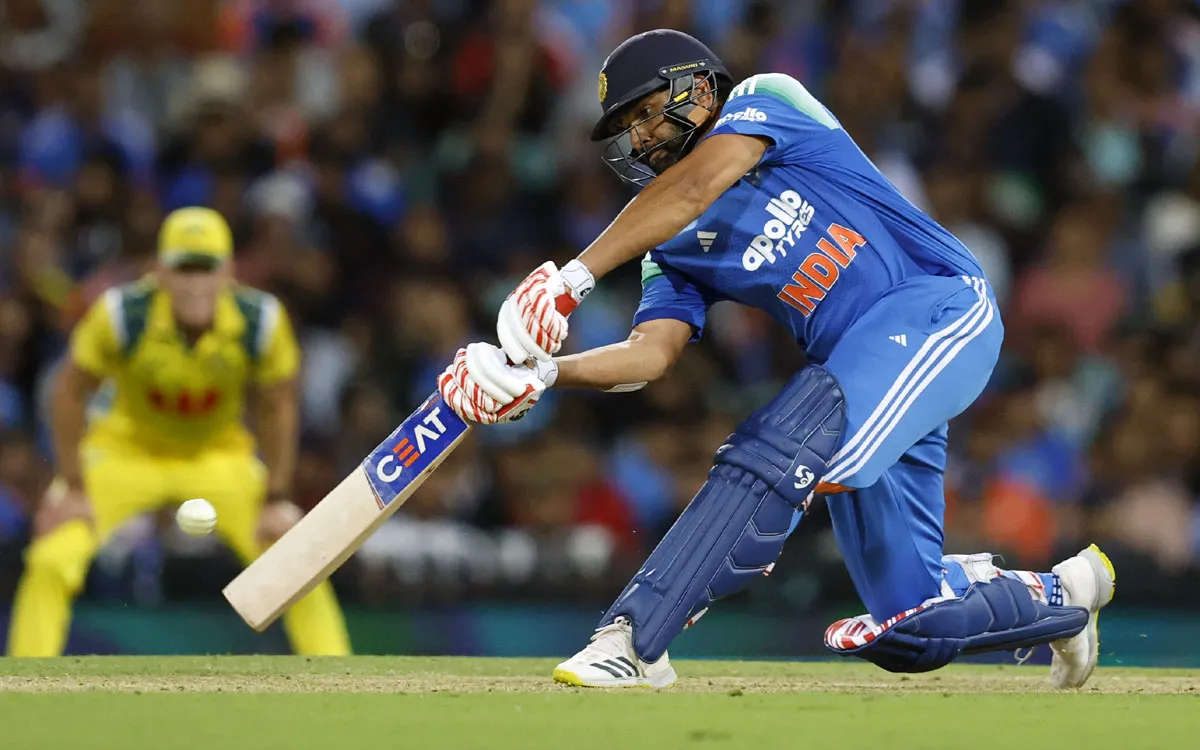
#> input picture criket.webp, 1200 x 750 px
$ jupyter execute DIPT-EXP8.ipynb
#> lines starting #> are read from the running program, lines starting #| are printed output that depends on the picture; after the words box and inside, x2 and y2 are one past the last pixel; in counts of white or black regions, pixels touching at a corner belong together
[cell 1]
import cv2
import matplotlib.pyplot as plt

img = cv2.imread("criket.webp")
#> img is the input picture: shape (750, 1200, 3); mean B, G, R 80.5, 90.8, 90.2

if img is None:
    print("Error: Image not found. Check the file path.")
else:
    img_rgb = cv2.cvtColor(img, cv2.COLOR_BGR2RGB)
    plt.imshow(img_rgb)
    plt.title("Original Image")
    plt.axis("off")
    plt.show()

[cell 2]
import cv2
import matplotlib.pyplot as plt
img = cv2.imread("criket.webp", cv2.IMREAD_GRAYSCALE)
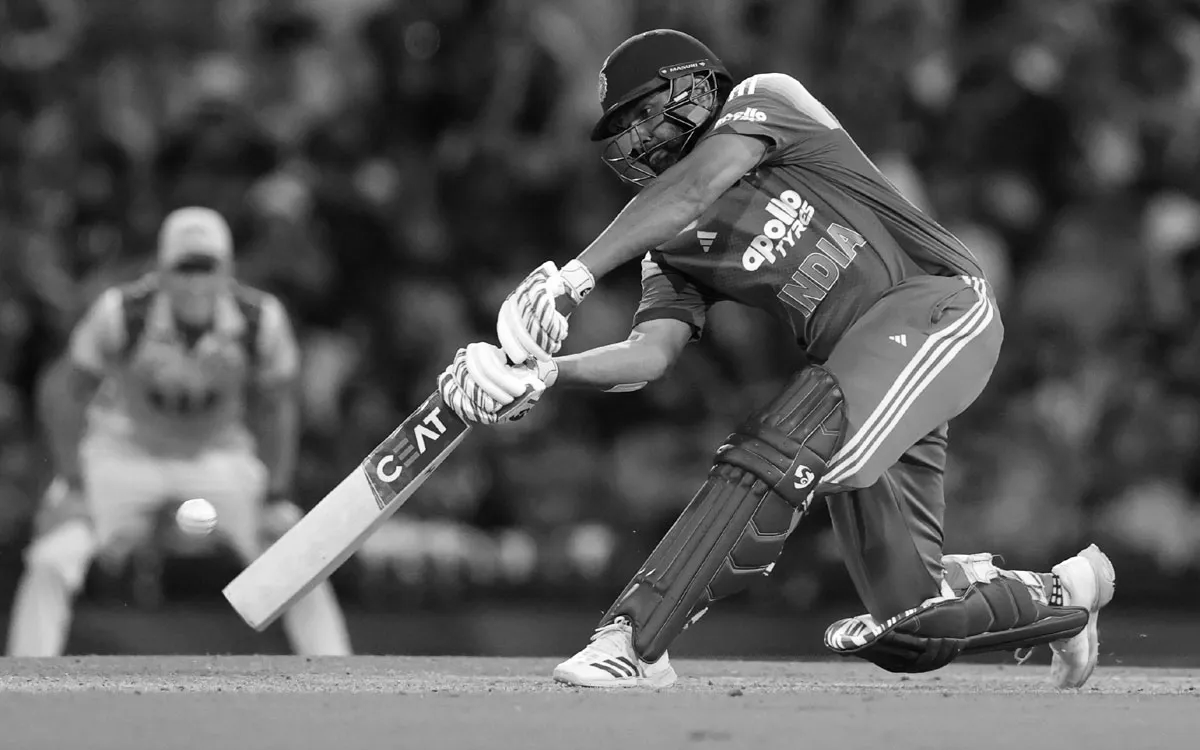
#> img: shape (750, 1200); min 0, max 255, mean 89.4
plt.imshow(img, cmap="gray")
plt.title("Original Grayscale Image")
plt.axis("off")
plt.show()

[cell 3]
import cv2
import matplotlib.pyplot as plt
img = cv2.imread("criket.webp", cv2.IMREAD_GRAYSCALE)
_, result = cv2.threshold(img, 127, 255, cv2.THRESH_BINARY)
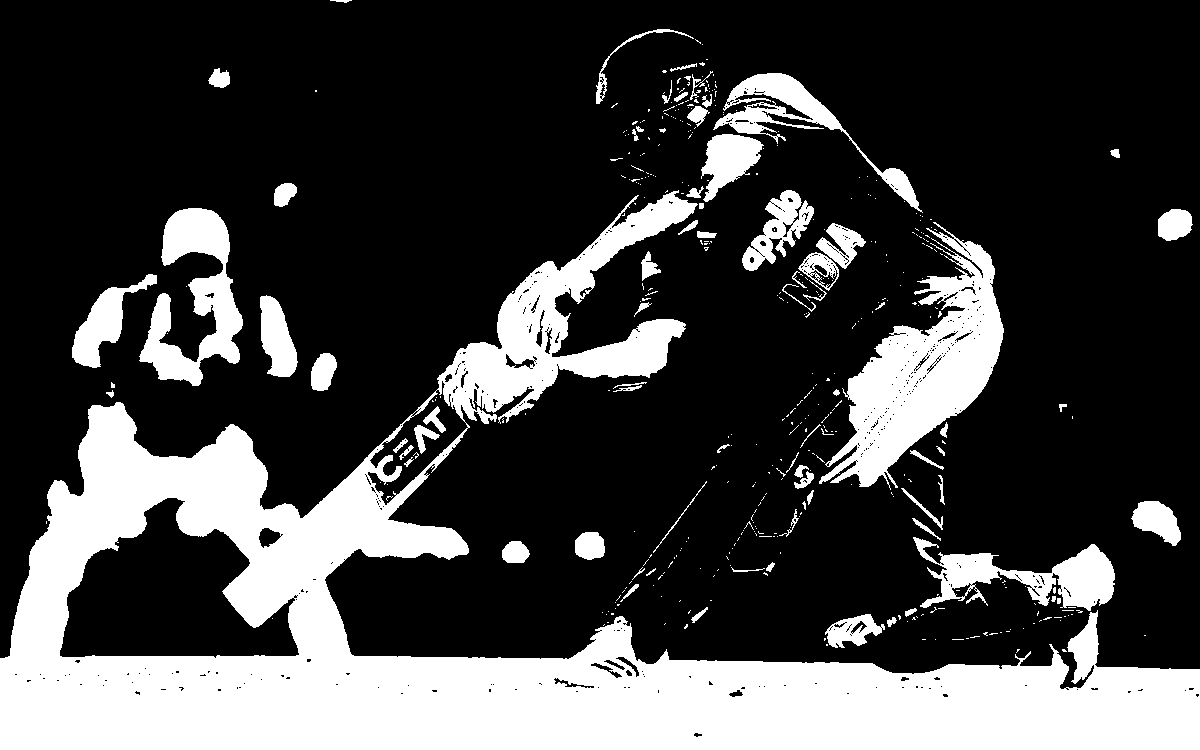
#> result: shape (750, 1200); 26.1% white; 423 white regions (346 under 20 px), largest, box (x1, y1, x2, y2) and area: (0, 190, 1200, 750) 172962, (819, 222, 1004, 490) 19257, (139, 208, 243, 386) 8302
plt.imshow(result, cmap="gray")
plt.title("Global Thresholding")
plt.axis("off")
plt.show()

[cell 4]
import cv2
import matplotlib.pyplot as plt
img = cv2.imread("criket.webp", cv2.IMREAD_GRAYSCALE)
result = cv2.adaptiveThreshold(
    img, 255,
    cv2.ADAPTIVE_THRESH_GAUSSIAN_C,
    cv2.THRESH_BINARY,
    11, 2
)
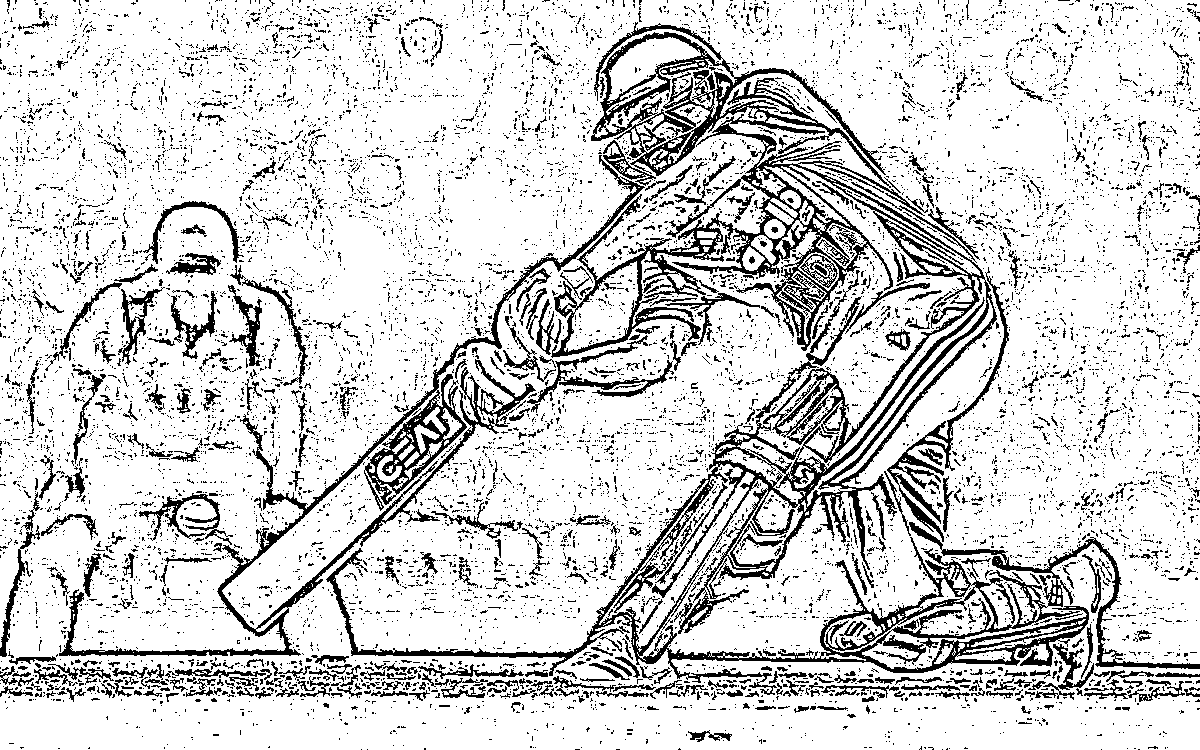
#> result: shape (750, 1200); 83.1% white; 10811 black regions (10218 under 20 px), largest, box (x1, y1, x2, y2) and area: (326, 22, 1200, 695) 55748, (59, 155, 645, 656) 12420, (887, 267, 1009, 542) 2545
plt.imshow(result, cmap="gray")
plt.title("Adaptive Thresholding")
plt.axis("off")
plt.show()

[cell 5]
import cv2
import matplotlib.pyplot as plt
img = cv2.imread("criket.webp", cv2.IMREAD_GRAYSCALE)
_, result = cv2.threshold(
    img, 0, 255,
    cv2.THRESH_BINARY + cv2.THRESH_OTSU
)
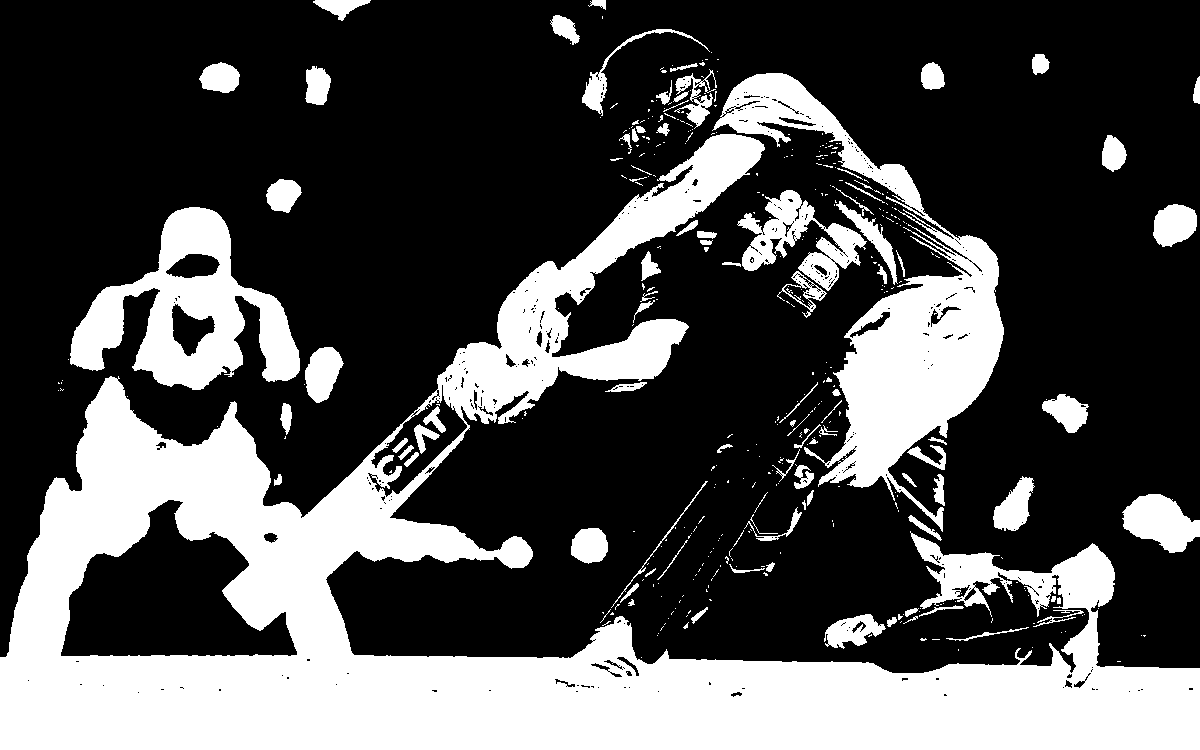
#> result: shape (750, 1200); 30.9% white; 398 white regions (301 under 20 px), largest, box (x1, y1, x2, y2) and area: (0, 134, 1200, 750) 195138, (712, 73, 1004, 532) 32692, (70, 207, 300, 390) 18352
plt.imshow(result, cmap="gray")
plt.title("Otsu's Thresholding")
plt.axis("off")
plt.show()
